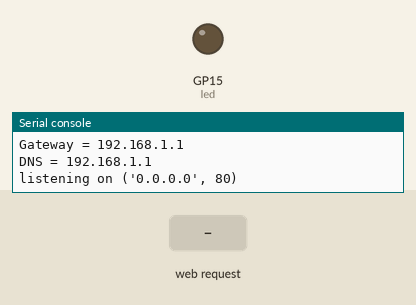
This program was run on a simulated Raspberry Pi Pico running MicroPython. Shown: output pins drawn as LEDs (lit = HIGH), the last lines printed to the serial console. Inputs (shaded band) come from the test bench. WiFi joins after 1.5 s; library files of the repository ran but are not shown: secrets.py.

Above: at 3.2 s.
3.3 s: HTTP request GET /light/on received
At 4.1 s:
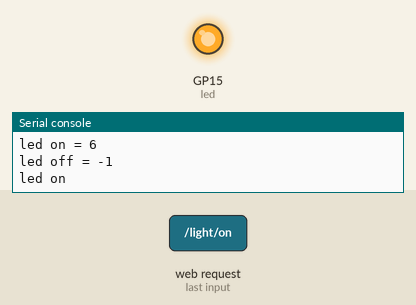
4.8 s: HTTP request GET /light/off received
At 5.2 s:
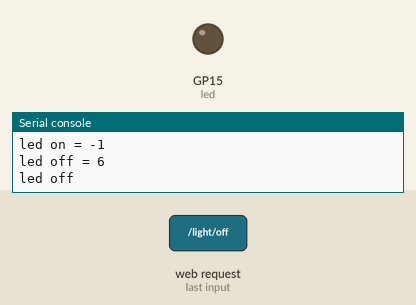
Timing chart, 0 to 7.8 s (numbered marks = the images above; inputs shaded):
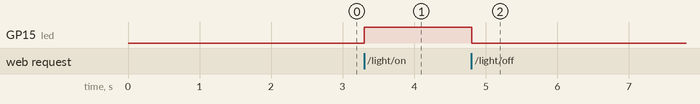

The program:

Led_1.py
```python
import network  # Importar librerías necesarias
import socket
import time
import secrets  # Librería con las credenciales de tu red Wi-Fi

from machine import Pin

#Asignación de pin para el LED
led = Pin(15, Pin.OUT)

# Configuración de red Wi-Fi
wlan = network.WLAN(network.STA_IF)
wlan.active(True)
wlan.config(pm = 0xa11140)

wlan.connect(secrets.SSID, secrets.PASSWORD)


# Página HTML
html_on = """<!DOCTYPE html>
<html>
    <head> <title>Raspberry pi Pico W</title>
    <style>html { font-family: Helvetica; display: inline-block; margin: 0px auto; text-align: center;}

    .buttonRed { background-color: #d11d53; border: 2px solid #000000;; color: white; padding: 15px 32px; text-align: center;
    text-decoration: none; display: font-size: 16px; margin: 4px 2px; cursor: pointer; }
    text-decoration: none; font-size: 30px; margin: 2px; cursor: pointer;}
    </style></head>
    <body> <center><h1>Server on a Pico W</h1></center><br><br>
        <form><center>
            <center> <button class="buttonRed" name="Apagar" value="Off" formaction="/light/off" type="submit">Apagar LED </button>
            <br><br>
            <center><p>%s</p>
        </center></form>
    </body>
</html>
"""

html_off = """<!DOCTYPE html>
<html>
    <head> <title>Raspberry pi Pico W</title>
    <style>html { font-family: Helvetica; display: inline-block; margin: 0px auto; text-align: center;}

    .button { background-color: #4CAF50; border: 2px solid #000000;; color: white; padding: 15px 32px; text-align: center;
    text-decoration: none; display: font-size: 16px; margin: 4px 2px; cursor: pointer; }
    text-decoration: none; font-size: 30px; margin: 2px; cursor: pointer;}
    </style></head>
    <body> <center><h1>Server on a Pico W</h1></center><br><br>
        <form><center>
            <center> <button class="button" name="Encender" value="On" formaction="/light/on" type="submit">Encender LED </button>
            <br><br>
            <center><p>%s</p>
        </center></form>
    </body>
</html>
"""

#Esperamos que la conexion WiFi se establezca o falle
max_wait = 10
while max_wait > 0:
    if wlan.status() < 0 or wlan.status() >= 3:
        break
    max_wait -= 1
    print('waiting for connection...')
    time.sleep(1)

# Error al conectar la red WiFi
if wlan.status() != 3:
    raise RuntimeError('network connection failed')
else:
    print('connected')
    status = wlan.ifconfig()
    print( 'ip = ' + status[0] )
    print( 'Subnet = ' + status[1] )
    print( 'Gateway = ' + status[2] )
    print( 'DNS = ' + status[3] )

# Open socket
addr = socket.getaddrinfo('0.0.0.0', 80)[0][-1]

s = socket.socket()
s.bind(addr)
s.listen(1)

print('listening on', addr)

#Esperamos una conexion a nuestra pagina
while True:
    try:
        cl, addr = s.accept()
        print('client connected from', addr)
        request = cl.recv(1024)
        print(request)

        request = str(request)
        led_on = request.find('/light/on')
        led_off = request.find('/light/off')
        print( 'led on = ' + str(led_on))
        print( 'led off = ' + str(led_off))

        if led_on == 6:
            print("led on")
            led.value(1)
            stateis = "Encendido"
            response = html_on % stateis

        if led_off == 6:
            print("led off")
            led.value(0)
            stateis = "Apagado"
            response = html_off % stateis


        cl.send('HTTP/1.0 200 OK\r\nContent-type: text/html\r\n\r\n')
        cl.send(response)
        cl.close()

    except OSError as e:
        cl.close()
        print('connection closed')
```

Measured:
- after the input at 3.3 s, GP15 (led): LOW → HIGH at once
- after the input at 4.8 s, GP15 (led): HIGH → LOW at once
